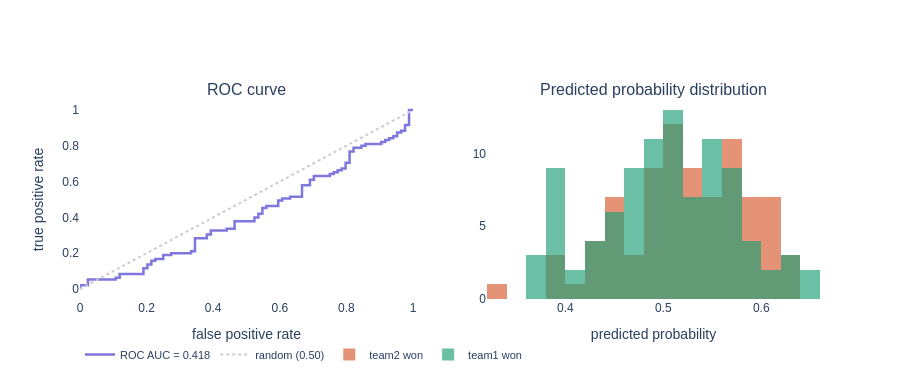

Notebook source saved alongside this figure:
### Code cell
y_pred      = tuned_model.predict(X_test)
y_pred_prob = tuned_model.predict_proba(X_test)[:, 1]

test_auc = roc_auc_score(y_test, y_pred_prob)
test_acc = (y_pred == y_test).mean()

print("=== Holdout test set results ===\n")
print(f"  ROC AUC  : {test_auc:.4f}")
print(f"  Accuracy : {test_acc:.4f}")
print(f"\n{classification_report(y_test, y_pred, target_names=['team2 wins','team1 wins'])}")

# ── Visualise results ─────────────────────────────────────────────────
fig = make_subplots(
    rows=1, cols=2,
    subplot_titles=("ROC curve", "Predicted probability distribution")
)

fpr, tpr, _ = roc_curve(y_test, y_pred_prob)
fig.add_trace(go.Scatter(
    x=fpr, y=tpr, mode="lines",
    line=dict(color="#7F77DD", width=2.5),
    name=f"ROC AUC = {test_auc:.3f}",
), row=1, col=1)
fig.add_trace(go.Scatter(
    x=[0,1], y=[0,1], mode="lines",
    line=dict(color="#ccc", dash="dot"),
    name="random (0.50)",
), row=1, col=1)

# Probability histogram by true class
probs_df = pd.DataFrame({
    "prob"  : y_pred_prob,
    "actual": y_test.values,
})
for cls, color, label in [(0, "#D85A30", "team2 won"), (1, "#1D9E75", "team1 won")]:
    sub = probs_df[probs_df["actual"] == cls]["prob"]
    fig.add_trace(go.Histogram(
        x=sub, name=label,
        marker_color=color, opacity=0.65,
        nbinsx=20,
    ), row=1, col=2)

fig.update_layout(
    height=380,
    plot_bgcolor="white", paper_bgcolor="white",
    font_family="Arial",
    barmode="overlay",
    legend=dict(orientation="h", y=-0.2, font_size=11),
)
fig.update_xaxes(title_text="false positive rate", row=1, col=1)
fig.update_yaxes(title_text="true positive rate",  row=1, col=1)
fig.update_xaxes(title_text="predicted probability", row=1, col=2)
fig.show()

insight = f"""
RESULT INTERPRETATION:
AUC = {test_auc:.3f} means the model correctly ranks the stronger team
above the weaker team {test_auc*100:.1f}% of the time.
Accuracy = {test_acc*100:.1f}% on unseen seasons.

Cricket is genuinely unpredictable — any model above 0.62 AUC is
considered strong in sports prediction literature. The probability
histogram separating into two humps shows the model has learned
meaningful signal, not noise.
"""
print(insight)

### Figure 1 — Plotly figure (JSON) as saved in the notebook; plotly's stock layout.template omitted (floating-point values rounded to 4 significant figures)
{"data": [{"line": {"color": "#7F77DD", "width": 2.5}, "mode": "lines", "name": "ROC AUC = 0.418", "type": "scatter", "x": [0.0, 0.0, 0.0, 0.02381, 0.02381, 0.1071, 0.1071, 0.119, 0.119, 0.1905, 0.1905, 0.2024, 0.2024, 0.2143, 0.2143, 0.2262, 0.2262, 0.25, 0.25, 0.2738, 0.2738, 0.3333, 0.3333, 0.3452, 0.3452, 0.381, 0.381, 0.3929, 0.3929, 0.4405, 0.4405, 0.4643, 0.4643, 0.5238, 0.5238, 0.5357, 0.5357, 0.5476, 0.5476, 0.5595, 0.5595, 0.5952, 0.5952, 0.6071, 0.6071, 0.631, 0.631, 0.6667, 0.6667, 0.6905, 0.6905, 0.7024, 0.7024, 0.75, 0.75, 0.7619, 0.7619, 0.7738, 0.7738, 0.7857, 0.7857, 0.7976, 0.7976, 0.8095, 0.8095, 0.8214, 0.8214, 0.8452, 0.8452, 0.8571, 0.8571, 0.9048, 0.9048, 0.9167, 0.9167, 0.9286, 0.9286, 0.9405, 0.9405, 0.9524, 0.9524, 0.9643, 0.9643, 0.9762, 0.9762, 0.9881, 0.9881, 1.0], "xaxis": "x", "y": [0.0, 0.01053, 0.02105, 0.02105, 0.05263, 0.05263, 0.06316, 0.06316, 0.08421, 0.08421, 0.1158, 0.1158, 0.1368, 0.1368, 0.1579, 0.1579, 0.1684, 0.1684, 0.1895, 0.1895, 0.2, 0.2, 0.2105, 0.2105, 0.2842, 0.2842, 0.3053, 0.3053, 0.3263, 0.3263, 0.3368, 0.3368, 0.3789, 0.3789, 0.4, 0.4, 0.4211, 0.4211, 0.4526, 0.4526, 0.4632, 0.4632, 0.4947, 0.4947, 0.5053, 0.5053, 0.5158, 0.5158, 0.5789, 0.5789, 0.6105, 0.6105, 0.6316, 0.6316, 0.6421, 0.6421, 0.6526, 0.6526, 0.6632, 0.6632, 0.6737, 0.6737, 0.7053, 0.7053, 0.7684, 0.7684, 0.7895, 0.7895, 0.8, 0.8, 0.8105, 0.8105, 0.8211, 0.8211, 0.8316, 0.8316, 0.8421, 0.8421, 0.8526, 0.8526, 0.8737, 0.8737, 0.8842, 0.8842, 0.9158, 0.9158, 1.0, 1.0], "yaxis": "y"}, {"line": {"color": "#ccc", "dash": "dot"}, "mode": "lines", "name": "random (0.50)", "type": "scatter", "x": [0, 1], "xaxis": "x", "y": [0, 1], "yaxis": "y"}, {"marker": {"color": "#D85A30"}, "name": "team2 won", "nbinsx": 20, "opacity": 0.65, "type": "histogram", "x": [0.4948, 0.4522, 0.4234, 0.4945, 0.5641, 0.5277, 0.3985, 0.4411, 0.5493, 0.5073, 0.5593, 0.6015, 0.5668, 0.5047, 0.5369, 0.5782, 0.4787, 0.5224, 0.5722, 0.6252, 0.4543, 0.5357, 0.6354, 0.5925, 0.5102, 0.563, 0.4777, 0.5333, 0.4417, 0.607, 0.4491, 0.5484, 0.5674, 0.4801, 0.5112, 0.6112, 0.4819, 0.5262, 0.5172, 0.5409, 0.5028, 0.5754, 0.6316, 0.3963, 0.5081, 0.5978, 0.5119, 0.4198, 0.5412, 0.6135, 0.4425, 0.3853, 0.4812, 0.5653, 0.4294, 0.5483, 0.4815, 0.608, 0.5884, 0.4205, 0.5883, 0.5111, 0.5426, 0.5273, 0.5626, 0.4838, 0.5283, 0.5822, 0.612, 0.5767, 0.4395, 0.5072, 0.6192, 0.4859, 0.5195, 0.3249, 0.5029, 0.5625, 0.488, 0.5959, 0.4708, 0.5372, 0.5951, 0.4467], "xaxis": "x2", "yaxis": "y2"}, {"marker": {"color": "#1D9E75"}, "name": "team1 won", "nbinsx": 20, "opacity": 0.65, "type": "histogram", "x": [0.5323, 0.42, 0.5195, 0.5718, 0.5101, 0.5139, 0.4741, 0.5571, 0.4782, 0.5079, 0.5208, 0.481, 0.63, 0.5365, 0.6417, 0.4867, 0.4101, 0.5315, 0.3825, 0.5331, 0.4872, 0.4693, 0.4768, 0.3837, 0.3937, 0.5623, 0.454, 0.5717, 0.4673, 0.5755, 0.5308, 0.5847, 0.631, 0.4019, 0.5114, 0.5413, 0.6295, 0.4448, 0.5432, 0.4885, 0.5219, 0.479, 0.5573, 0.5123, 0.5085, 0.5504, 0.4214, 0.5014, 0.5779, 0.4963, 0.5772, 0.5173, 0.4666, 0.606, 0.3676, 0.5422, 0.477, 0.5797, 0.4548, 0.447, 0.6004, 0.4916, 0.4812, 0.5515, 0.3848, 0.5836, 0.4385, 0.3936, 0.5786, 0.4969, 0.3781, 0.3978, 0.3831, 0.5018, 0.5589, 0.6574, 0.5666, 0.4955, 0.3852, 0.4271, 0.5505, 0.3665, 0.5087, 0.5156, 0.5867, 0.5432, 0.5054, 0.4925, 0.4522, 0.5536, 0.457, 0.465, 0.4957, 0.5998, 0.3963], "xaxis": "x2", "yaxis": "y2"}], "layout": {"annotations": [{"font": {"size": 16}, "showarrow": false, "text": "ROC curve", "x": 0.225, "xanchor": "center", "xref": "paper", "y": 1, "yanchor": "bottom", "yref": "paper"}, {"font": {"size": 16}, "showarrow": false, "text": "Predicted probability distribution", "x": 0.775, "xanchor": "center", "xref": "paper", "y": 1, "yanchor": "bottom", "yref": "paper"}], "barmode": "overlay", "font": {"family": "Arial"}, "height": 380, "legend": {"font": {"size": 11}, "orientation": "h", "y": -0.2}, "paper_bgcolor": "white", "plot_bgcolor": "white", "xaxis": {"anchor": "y", "domain": [0, 0.45], "title": {"text": "false positive rate"}}, "xaxis2": {"anchor": "y2", "domain": [0.55, 1], "title": {"text": "predicted probability"}}, "yaxis": {"anchor": "x", "domain": [0, 1], "title": {"text": "true positive rate"}}, "yaxis2": {"anchor": "x2", "domain": [0, 1]}}}
